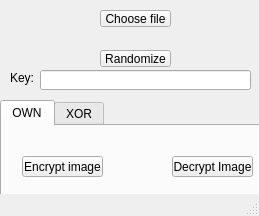
<?xml version="1.0" encoding="UTF-8"?>
<ui version="4.0">
 <class>MainWindow</class>
 <widget class="QMainWindow" name="MainWindow">
  <property name="geometry">
   <rect>
    <x>0</x>
    <y>0</y>
    <width>259</width>
    <height>216</height>
   </rect>
  </property>
  <property name="windowTitle">
   <string>Image Encryption</string>
  </property>
  <widget class="QWidget" name="centralwidget">
   <widget class="QPushButton" name="chooseFileButton">
    <property name="geometry">
     <rect>
      <x>100</x>
      <y>10</y>
      <width>71</width>
      <height>17</height>
     </rect>
    </property>
    <property name="text">
     <string>Choose file</string>
    </property>
   </widget>
   <widget class="QTabWidget" name="tabWidget">
    <property name="geometry">
     <rect>
      <x>0</x>
      <y>100</y>
      <width>261</width>
      <height>101</height>
     </rect>
    </property>
    <property name="currentIndex">
     <number>0</number>
    </property>
    <property name="usesScrollButtons">
     <bool>false</bool>
    </property>
    <widget class="QWidget" name="OWNtab">
     <attribute name="title">
      <string>OWN</string>
     </attribute>
     <widget class="QPushButton" name="encryptOwnButton">
      <property name="geometry">
       <rect>
        <x>20</x>
        <y>30</y>
        <width>81</width>
        <height>21</height>
       </rect>
      </property>
      <property name="text">
       <string>Encrypt image</string>
      </property>
      <property name="checkable">
       <bool>false</bool>
      </property>
     </widget>
     <widget class="QPushButton" name="decryptOwnButton">
      <property name="geometry">
       <rect>
        <x>170</x>
        <y>30</y>
        <width>81</width>
        <height>21</height>
       </rect>
      </property>
      <property name="text">
       <string>Decrypt Image</string>
      </property>
     </widget>
    </widget>
    <widget class="QWidget" name="XORtab">
     <attribute name="title">
      <string>XOR</string>
     </attribute>
     <widget class="QPushButton" name="encryptXorButton">
      <property name="geometry">
       <rect>
        <x>20</x>
        <y>30</y>
        <width>81</width>
        <height>21</height>
       </rect>
      </property>
      <property name="text">
       <string>Encrypt image</string>
      </property>
      <property name="checkable">
       <bool>false</bool>
      </property>
     </widget>
     <widget class="QPushButton" name="decryptXorButton">
      <property name="geometry">
       <rect>
        <x>170</x>
        <y>30</y>
        <width>81</width>
        <height>21</height>
       </rect>
      </property>
      <property name="text">
       <string>Decrypt Image</string>
      </property>
     </widget>
    </widget>
   </widget>
   <widget class="QPushButton" name="randomizeButton">
    <property name="geometry">
     <rect>
      <x>100</x>
      <y>50</y>
      <width>71</width>
      <height>17</height>
     </rect>
    </property>
    <property name="text">
     <string>Randomize</string>
    </property>
   </widget>
   <widget class="QLineEdit" name="keyEdit">
    <property name="geometry">
     <rect>
      <x>40</x>
      <y>70</y>
      <width>211</width>
      <height>20</height>
     </rect>
    </property>
   </widget>
   <widget class="QLabel" name="label">
    <property name="geometry">
     <rect>
      <x>10</x>
      <y>70</y>
      <width>47</width>
      <height>16</height>
     </rect>
    </property>
    <property name="text">
     <string>Key:</string>
    </property>
   </widget>
  </widget>
  <widget class="QStatusBar" name="statusbar"/>
 </widget>
 <resources/>
 <connections/>
</ui>
